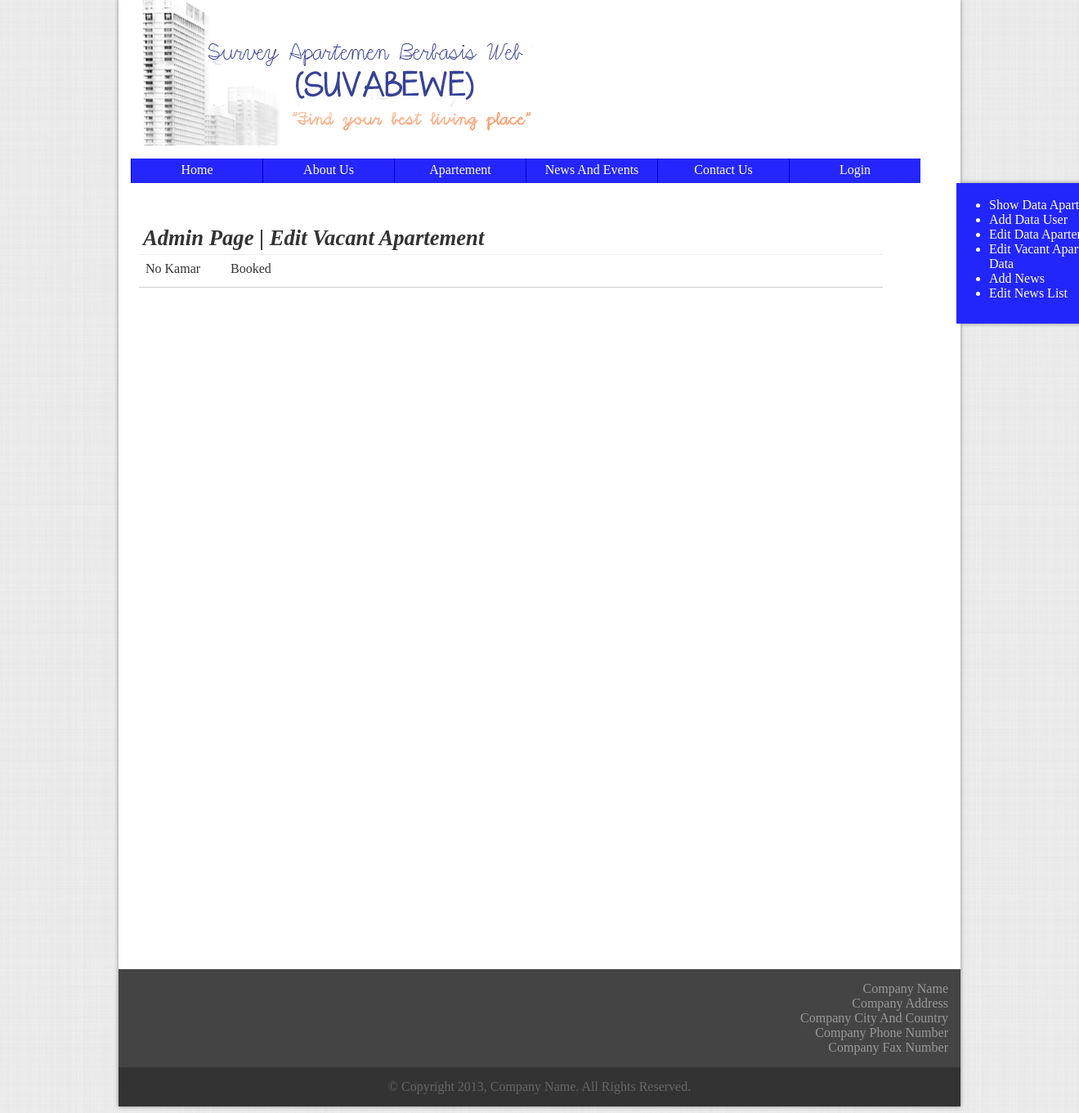
The app's page /file/edit_vacant.php, older data.
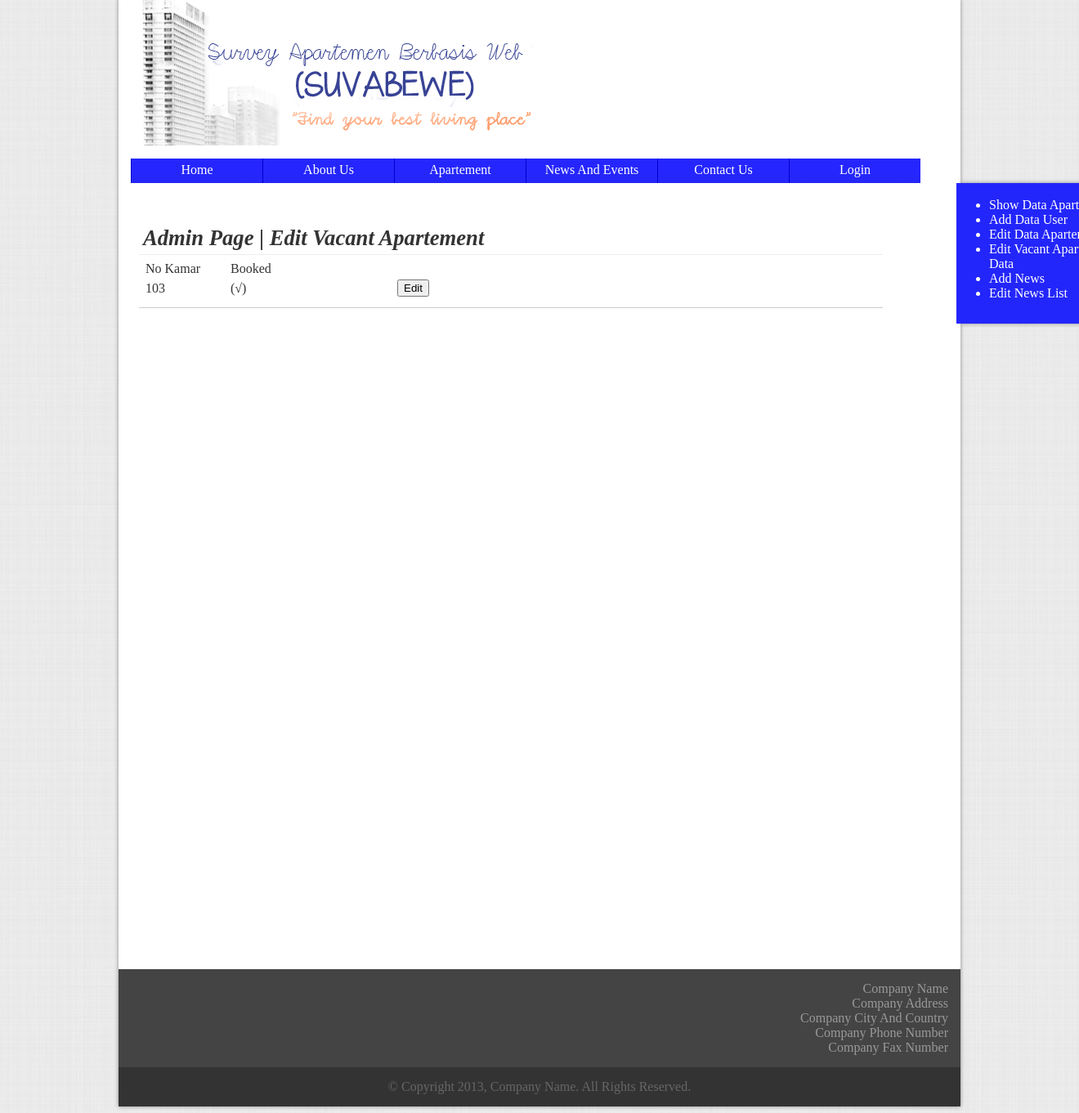
The same page, newer data.
### tables this page shows
CREATE TABLE IF NOT EXISTS `apartemen` (
  `no_kamar` int(5) NOT NULL,
  `type_kamar` varchar(1) NOT NULL,
  `spec_kamar` text NOT NULL,
  `password` text NOT NULL,
  `nama_pemilik` text NOT NULL,
  `email` text NOT NULL,
  `available` tinyint(1) NOT NULL DEFAULT '1',
  `harga` int(20) NOT NULL,
  `booked` tinyint(1) NOT NULL DEFAULT '0',
  `booked_fee` int(20) NOT NULL,
  `booked_date` date NOT NULL,
  `tagihan_listrik` int(20) NOT NULL,
  `tagihan_air` int(20) NOT NULL,
  `gambar_tidur1` text NOT NULL,
  `gambar_tidur2` text NOT NULL,
  `gambar_tidur3` text NOT NULL,
  `gambar_makan` text NOT NULL,
  `gambar_dapur` text NOT NULL,
  `gambar_mandi` text NOT NULL,
  `gambar_tamu` text NOT NULL,
  `gambar_balkon` text NOT NULL,
  PRIMARY KEY (`no_kamar`)
);

### file/edit_vacant.php (the view, shortened to what this page needs)
<html>
	<head>
		<link rel="stylesheet" href="../css/templates.css" type="text/css" />
	</head>
	<body>
		<div class="wrapper" id="wrapper">
			<?php include_once ('header.php');?>
			<?php include_once('sidemenu.php');?>
			<div class="container confmargin" style="height:900px">
				<div class="section showapt">
					<div class="sectionheader bottomline">
						<b>Admin Page | Edit Vacant Apartement </b>
					</div>
					<div class="sectioncontent ">
						<table>
							<form method="post">
								<tr>
									<td width="100px"> No Kamar </td>
									<td width="200px"> Booked </td>
									<td width="50px">&nbsp; </td>
								</tr>
								<?php
									$pilihtabel=mysql_query("SELECT * FROM apartemen");
									while(($row=mysql_fetch_array($pilihtabel)))
									{
										$temp=$row['booked'];
										if ($row['no_kamar'] != 100 && $row['nama_pemilik']==NULL)
										{
											echo
												"<tr>
												<td> " . $row['no_kamar'] . "</td>
												<td> " ;
												if($temp==0)
													echo "(&nbsp; &nbsp;)";
												else
													echo "(&radic;)";
												echo
												"</td>
												<td> <a href='update_vacant.php?target=" . $row['no_kamar'] . "'><input type='button' value='Edit'></a>
												</td>
											</tr>
											";
										}
								}
							?>
							</form>
						</table>
					</div>
				</div>
			</div>
		</div>
	</body>
</html>
</html>

Row changes from the older to the newer data that the page shows:
added apartemen: no_kamar "103"
